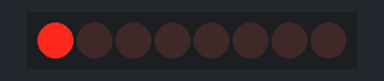
Simulated run of this sketch. Board: Arduino Uno, built with avr-gcc and run on an emulated ATmega328P. On the bench: 8 shift-register outputs drawn as a row of LEDs (first output left, lit = HIGH). Wiring (inferred from the names in the program): shift register (74HC595): data pin 0; shift clock pin 2; latch pin 1. Wiring (inferred from the signals the program sends): row of LEDs: on Q0, Q1, Q2, Q3, Q4, Q5, Q6, Q7.

Above: at 1.1 s.
At 5.1 s:
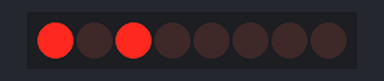
At 10.1 s:
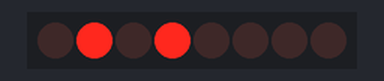
At 20.1 s:
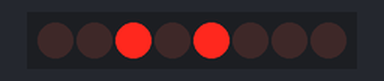
At 29.1 s:
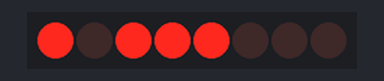
At 39.1 s:
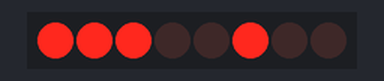
Timing chart, 0 to 40.0 s (numbered marks = the images above):
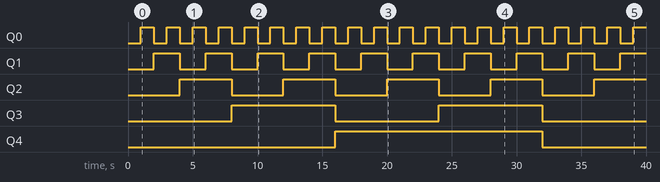

Measured:
- by itself, Q0: alternates HIGH for 1.0 s and LOW for 1.0 s
- by itself, Q1: alternates HIGH for 2.0 s and LOW for 2.0 s
- by itself, Q2: alternates HIGH for 4.0 s and LOW for 4.0 s
- by itself, Q3: alternates HIGH for 8.0 s and LOW for 8.0 s
- by itself, Q4: LOW → HIGH at 16.0 s, → LOW 16.0 s later

The sketch:

ShiftRegisterDemo.ino
```cpp
// constants won't change. Used here to
// set pin numbers:
const int DS = 0;     // this is the serial data out pin
const int SHCP = 2;   // this is the serial clock pin
const int STCP = 1;   // this is the latch pin

void setup() {
  // set the address pins to outputs
  pinMode(DS, OUTPUT);
  pinMode(SHCP, OUTPUT);
  pinMode(STCP, OUTPUT);
}

void loop()
{
  byte x;

  for (x = 0; x < 256; x++) {         // cycle through all possible data values in one byte
    digitalWrite(STCP, LOW);          // set the latch pin low in preparation to output data
    shiftOut(DS, SHCP, MSBFIRST, x);  // shift out the output data
    digitalWrite(STCP, HIGH);         // set the latch line high to shift the data out
    delay(1000);                      // wait 1 second
  }
}
```
